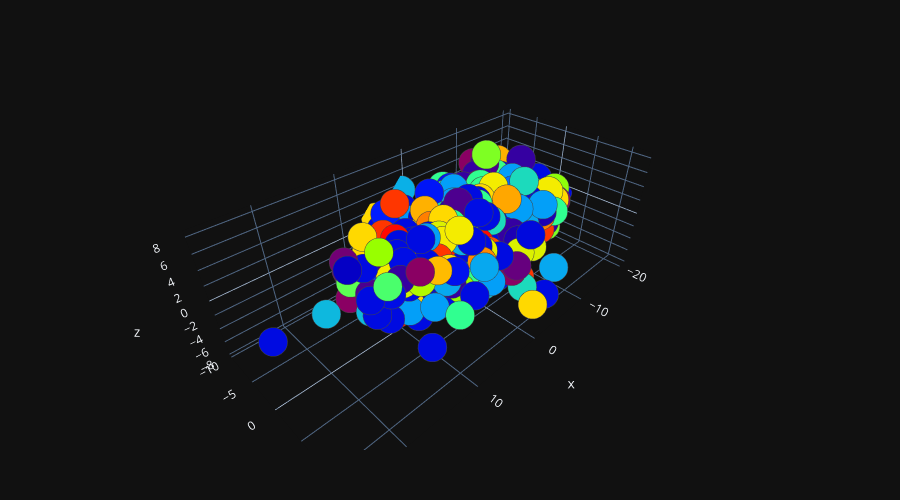

The notebook cell saved with this chart:
### Code cell
plot_3d(principalComponents[:, 0],principalComponents[:, 1],principalComponents[:, 2])

### Figure 1 — Plotly figure (JSON) as saved in the notebook; plotly's stock layout.template omitted (floating-point values rounded to 4 significant figures; data arrays with more than 128 entries replaced by an {"elided": "..."} marker saying what was removed)
{"data": [{"marker": {"color": {"elided": "943 int values"}, "colorscale": [[0, "rgb(150,0,90)"], [0.125, "rgb(0,0,200)"], [0.25, "rgb(0,25,255)"], [0.375, "rgb(0,152,255)"], [0.5, "rgb(44,255,150)"], [0.625, "rgb(151,255,0)"], [0.75, "rgb(255,234,0)"], [0.875, "rgb(255,111,0)"], [1, "rgb(255,0,0)"]], "line": {"width": 1}, "opacity": 1, "size": 10}, "mode": "markers", "type": "scatter3d", "x": {"elided": "943 float values"}, "y": {"elided": "943 float values"}, "z": {"elided": "943 float values"}}], "layout": {"height": 500, "margin": {"b": 50, "l": 50, "r": 50, "t": 50}, "width": 900}}
